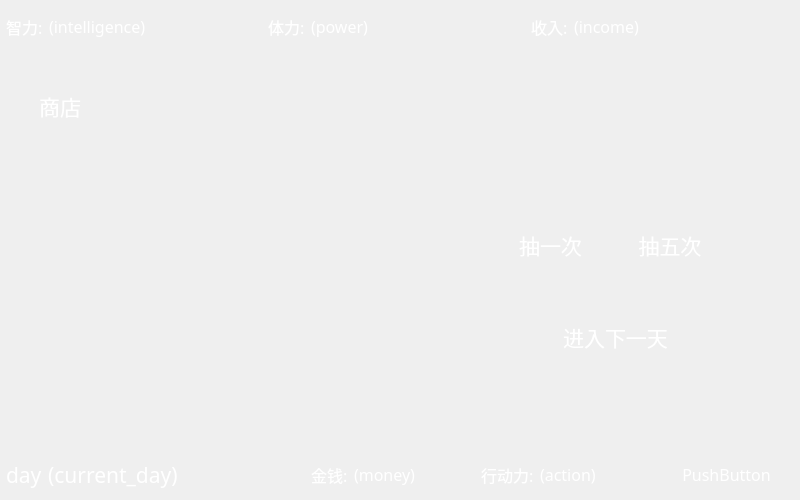
<?xml version="1.0" encoding="UTF-8"?>
<ui version="4.0">
 <class>Widget</class>
 <widget class="QWidget" name="Widget">
  <property name="enabled">
   <bool>true</bool>
  </property>
  <property name="geometry">
   <rect>
    <x>0</x>
    <y>0</y>
    <width>800</width>
    <height>500</height>
   </rect>
  </property>
  <property name="font">
   <font>
    <family>宋体</family>
    <pointsize>16</pointsize>
   </font>
  </property>
  <property name="windowTitle">
   <string>no gacha no life</string>
  </property>
  <property name="windowIcon">
   <iconset resource="pictures.qrc">
    <normaloff>:/pictures/logo.png</normaloff>:/pictures/logo.png</iconset>
  </property>
  <widget class="QWidget" name="widget" native="true">
   <property name="geometry">
    <rect>
     <x>6</x>
     <y>6</y>
     <width>781</width>
     <height>41</height>
    </rect>
   </property>
   <property name="sizePolicy">
    <sizepolicy hsizetype="Minimum" vsizetype="Fixed">
     <horstretch>0</horstretch>
     <verstretch>0</verstretch>
    </sizepolicy>
   </property>
   <property name="font">
    <font>
     <family>宋体</family>
     <pointsize>12</pointsize>
    </font>
   </property>
   <property name="styleSheet">
    <string notr="true">color:rgb(255, 255, 255)</string>
   </property>
   <layout class="QHBoxLayout" name="horizontalLayout_3">
    <item>
     <layout class="QHBoxLayout" name="horizontalLayout">
      <property name="leftMargin">
       <number>0</number>
      </property>
      <item>
       <widget class="QLabel" name="LBintelligence">
        <property name="sizePolicy">
         <sizepolicy hsizetype="Fixed" vsizetype="Preferred">
          <horstretch>0</horstretch>
          <verstretch>0</verstretch>
         </sizepolicy>
        </property>
        <property name="font">
         <font>
          <family>宋体</family>
          <pointsize>12</pointsize>
         </font>
        </property>
        <property name="text">
         <string>智力:</string>
        </property>
       </widget>
      </item>
      <item>
       <widget class="QLabel" name="LBintelligence_">
        <property name="font">
         <font>
          <family>宋体</family>
          <pointsize>12</pointsize>
         </font>
        </property>
        <property name="text">
         <string>(intelligence)</string>
        </property>
       </widget>
      </item>
      <item>
       <widget class="QLabel" name="LBpower">
        <property name="sizePolicy">
         <sizepolicy hsizetype="Fixed" vsizetype="Preferred">
          <horstretch>0</horstretch>
          <verstretch>0</verstretch>
         </sizepolicy>
        </property>
        <property name="font">
         <font>
          <family>宋体</family>
          <pointsize>12</pointsize>
         </font>
        </property>
        <property name="text">
         <string>体力:</string>
        </property>
       </widget>
      </item>
      <item>
       <widget class="QLabel" name="LBpower_">
        <property name="font">
         <font>
          <family>宋体</family>
          <pointsize>12</pointsize>
         </font>
        </property>
        <property name="text">
         <string>(power)</string>
        </property>
       </widget>
      </item>
      <item>
       <widget class="QLabel" name="LBincome">
        <property name="sizePolicy">
         <sizepolicy hsizetype="Fixed" vsizetype="Preferred">
          <horstretch>0</horstretch>
          <verstretch>0</verstretch>
         </sizepolicy>
        </property>
        <property name="font">
         <font>
          <family>宋体</family>
          <pointsize>12</pointsize>
         </font>
        </property>
        <property name="text">
         <string>收入:</string>
        </property>
       </widget>
      </item>
      <item>
       <widget class="QLabel" name="LBincome_">
        <property name="font">
         <font>
          <family>宋体</family>
          <pointsize>12</pointsize>
         </font>
        </property>
        <property name="text">
         <string>(income)</string>
        </property>
       </widget>
      </item>
     </layout>
    </item>
   </layout>
  </widget>
  <widget class="MyPushButton" name="shop">
   <property name="geometry">
    <rect>
     <x>20</x>
     <y>90</y>
     <width>80</width>
     <height>31</height>
    </rect>
   </property>
   <property name="font">
    <font>
     <family>宋体</family>
     <pointsize>16</pointsize>
    </font>
   </property>
   <property name="mouseTracking">
    <bool>true</bool>
   </property>
   <property name="tabletTracking">
    <bool>true</bool>
   </property>
   <property name="styleSheet">
    <string notr="true">color:rgb(255, 255, 255);
background-color:rgb(120, 120, 120);</string>
   </property>
   <property name="text">
    <string>商店</string>
   </property>
   <property name="flat">
    <bool>true</bool>
   </property>
  </widget>
  <widget class="QWidget" name="widget_4" native="true">
   <property name="geometry">
    <rect>
     <x>6</x>
     <y>454</y>
     <width>781</width>
     <height>41</height>
    </rect>
   </property>
   <property name="sizePolicy">
    <sizepolicy hsizetype="Minimum" vsizetype="Fixed">
     <horstretch>0</horstretch>
     <verstretch>0</verstretch>
    </sizepolicy>
   </property>
   <property name="styleSheet">
    <string notr="true">color:rgb(255, 255, 255)</string>
   </property>
   <layout class="QHBoxLayout" name="horizontalLayout_5">
    <item>
     <widget class="QLabel" name="LBcurrent_day">
      <property name="sizePolicy">
       <sizepolicy hsizetype="Fixed" vsizetype="Preferred">
        <horstretch>0</horstretch>
        <verstretch>0</verstretch>
       </sizepolicy>
      </property>
      <property name="text">
       <string>day</string>
      </property>
     </widget>
    </item>
    <item>
     <widget class="QLabel" name="LBcurrent_day_">
      <property name="text">
       <string>(current_day)</string>
      </property>
     </widget>
    </item>
    <item>
     <widget class="QLabel" name="label_6">
      <property name="text">
       <string/>
      </property>
     </widget>
    </item>
    <item>
     <widget class="QLabel" name="LBmoney">
      <property name="sizePolicy">
       <sizepolicy hsizetype="Fixed" vsizetype="Preferred">
        <horstretch>0</horstretch>
        <verstretch>0</verstretch>
       </sizepolicy>
      </property>
      <property name="font">
       <font>
        <family>宋体</family>
        <pointsize>12</pointsize>
       </font>
      </property>
      <property name="text">
       <string>金钱:</string>
      </property>
     </widget>
    </item>
    <item>
     <widget class="QLabel" name="LBmoney_">
      <property name="font">
       <font>
        <family>宋体</family>
        <pointsize>12</pointsize>
       </font>
      </property>
      <property name="styleSheet">
       <string notr="true"/>
      </property>
      <property name="text">
       <string>(money)</string>
      </property>
     </widget>
    </item>
    <item>
     <widget class="QLabel" name="LBmove">
      <property name="sizePolicy">
       <sizepolicy hsizetype="Fixed" vsizetype="Preferred">
        <horstretch>0</horstretch>
        <verstretch>0</verstretch>
       </sizepolicy>
      </property>
      <property name="font">
       <font>
        <family>宋体</family>
        <pointsize>12</pointsize>
       </font>
      </property>
      <property name="text">
       <string>行动力:</string>
      </property>
     </widget>
    </item>
    <item>
     <widget class="QLabel" name="LBmove_">
      <property name="font">
       <font>
        <family>宋体</family>
        <pointsize>12</pointsize>
       </font>
      </property>
      <property name="text">
       <string>(action)</string>
      </property>
     </widget>
    </item>
    <item>
     <widget class="MyPushButton" name="soundbutton">
      <property name="font">
       <font>
        <family>宋体</family>
        <pointsize>12</pointsize>
       </font>
      </property>
      <property name="text">
       <string>PushButton</string>
      </property>
      <property name="flat">
       <bool>true</bool>
      </property>
     </widget>
    </item>
   </layout>
  </widget>
  <widget class="MyPushButton" name="BTNnext_day">
   <property name="geometry">
    <rect>
     <x>535</x>
     <y>321</y>
     <width>161</width>
     <height>31</height>
    </rect>
   </property>
   <property name="sizePolicy">
    <sizepolicy hsizetype="Fixed" vsizetype="Fixed">
     <horstretch>0</horstretch>
     <verstretch>0</verstretch>
    </sizepolicy>
   </property>
   <property name="font">
    <font>
     <family>宋体</family>
     <pointsize>16</pointsize>
    </font>
   </property>
   <property name="styleSheet">
    <string notr="true">color:rgb(255, 255, 255);
background-color:rgb(120, 120, 120);</string>
   </property>
   <property name="text">
    <string>进入下一天</string>
   </property>
   <property name="flat">
    <bool>true</bool>
   </property>
  </widget>
  <widget class="MyPushButton" name="BTNgacha_1">
   <property name="geometry">
    <rect>
     <x>510</x>
     <y>220</y>
     <width>81</width>
     <height>50</height>
    </rect>
   </property>
   <property name="sizePolicy">
    <sizepolicy hsizetype="Minimum" vsizetype="Fixed">
     <horstretch>0</horstretch>
     <verstretch>0</verstretch>
    </sizepolicy>
   </property>
   <property name="minimumSize">
    <size>
     <width>0</width>
     <height>50</height>
    </size>
   </property>
   <property name="font">
    <font>
     <family>宋体</family>
     <pointsize>16</pointsize>
    </font>
   </property>
   <property name="styleSheet">
    <string notr="true">color:rgb(255, 255, 255);
background-color:rgb(120, 120, 120);</string>
   </property>
   <property name="text">
    <string>抽一次</string>
   </property>
   <property name="flat">
    <bool>true</bool>
   </property>
  </widget>
  <widget class="MyPushButton" name="BTNgacha_5">
   <property name="geometry">
    <rect>
     <x>630</x>
     <y>220</y>
     <width>80</width>
     <height>50</height>
    </rect>
   </property>
   <property name="minimumSize">
    <size>
     <width>0</width>
     <height>50</height>
    </size>
   </property>
   <property name="font">
    <font>
     <family>宋体</family>
     <pointsize>16</pointsize>
    </font>
   </property>
   <property name="styleSheet">
    <string notr="true">color:rgb(255, 255, 255);
background-color:rgb(120, 120, 120);</string>
   </property>
   <property name="text">
    <string>抽五次</string>
   </property>
   <property name="flat">
    <bool>true</bool>
   </property>
  </widget>
 </widget>
 <customwidgets>
  <customwidget>
   <class>MyPushButton</class>
   <extends>QPushButton</extends>
   <header location="global">mypushbutton.h</header>
  </customwidget>
 </customwidgets>
 <resources>
  <include location="pictures.qrc"/>
 </resources>
 <connections/>
</ui>
